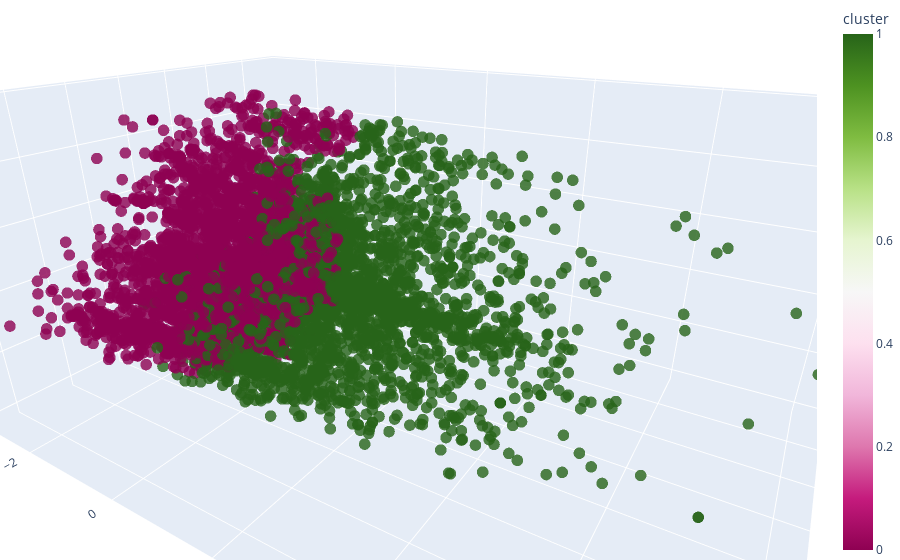

The notebook cell saved with this chart:
### Code cell
import plotly.express as px

fig = px.scatter_3d(X3D1, x=X3D1.PC1, y=X3D1.PC2, z=X3D1.PC3,
                    color=X3D1.cluster, 
               #     size=X3D1.cluster, 
               #     size_max=10,
                    opacity=0.8,
              #      color_continuous_scale=px.colors.diverging.PiYG,
                 #   color_discrete_sequence=px.colors.sequential.Plotly3
                   color_continuous_scale=px.colors.diverging.PiYG, 
                    height=700
                   )
fig.update_traces(marker_size = 4)
#fig.show()

# tight layout
fig.update_layout(margin=dict(l=0, r=0, b=0, t=0))

### Figure 1 — Plotly figure (JSON) as saved in the notebook; plotly's stock layout.template omitted (floating-point values rounded to 4 significant figures; data arrays with more than 128 entries replaced by an {"elided": "..."} marker saying what was removed)
{"data": [{"hovertemplate": "PC1=%{x}<br>PC2=%{y}<br>PC3=%{z}<br>cluster=%{marker.color}<extra></extra>", "legendgroup": "", "marker": {"color": {"elided": "7344 int values"}, "coloraxis": "coloraxis", "opacity": 0.8, "size": 4, "symbol": "circle"}, "mode": "markers", "name": "", "scene": "scene", "showlegend": false, "type": "scatter3d", "x": {"elided": "7344 float values"}, "y": {"elided": "7344 float values"}, "z": {"elided": "7344 float values"}}], "layout": {"autosize": true, "coloraxis": {"colorbar": {"title": {"text": "cluster"}}, "colorscale": [[0, "rgb(142,1,82)"], [0.1, "rgb(197,27,125)"], [0.2, "rgb(222,119,174)"], [0.3, "rgb(241,182,218)"], [0.4, "rgb(253,224,239)"], [0.5, "rgb(247,247,247)"], [0.6, "rgb(230,245,208)"], [0.7, "rgb(184,225,134)"], [0.8, "rgb(127,188,65)"], [0.9, "rgb(77,146,33)"], [1, "rgb(39,100,25)"]]}, "legend": {"tracegroupgap": 0}, "margin": {"b": 0, "l": 0, "r": 0, "t": 0}, "scene": {"aspectmode": "auto", "aspectratio": {"x": 1.514, "y": 0.972, "z": 0.6796}, "camera": {"center": {"x": 0, "y": 0, "z": 0}, "eye": {"x": 0.637, "y": -1.028, "z": 0.5341}, "projection": {"type": "perspective"}, "up": {"x": 0, "y": 0, "z": 1}}, "domain": {"x": [0, 1], "y": [0, 1]}, "xaxis": {"title": {"text": "PC1"}, "type": "linear"}, "yaxis": {"title": {"text": "PC2"}, "type": "linear"}, "zaxis": {"title": {"text": "PC3"}, "type": "linear"}}}}
